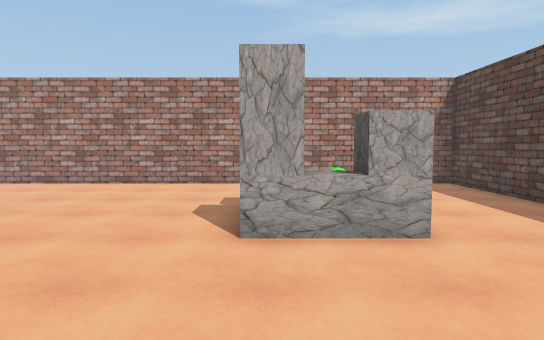
View 1 (above)

20 first-person views from a walk through a scene from a Unity 3-D project. The camera is 1.4 m above the floor, tilts 4° down and sees 75° across. The floor is counted in squares, 1 m on a side. Each view is taken from the middle of a square. On the plan, view 1 faces up. The plan holds only what a view shows up to about 15 squares ahead; the rest is blank. The player is left out.

View 2
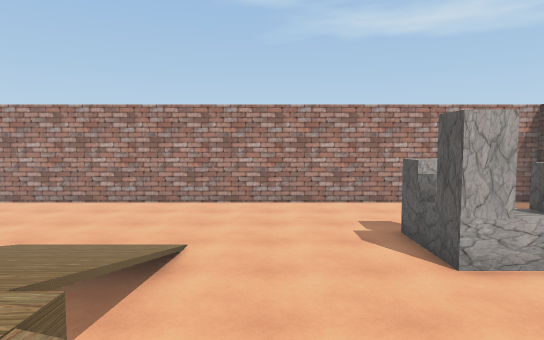

View 3
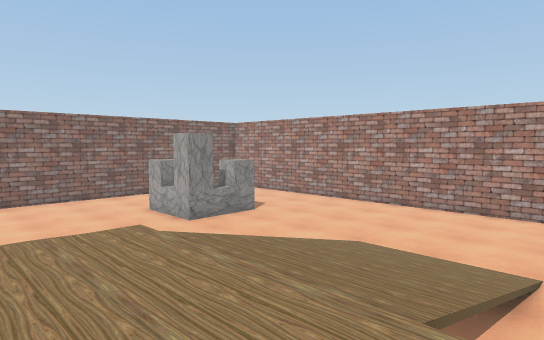

View 4
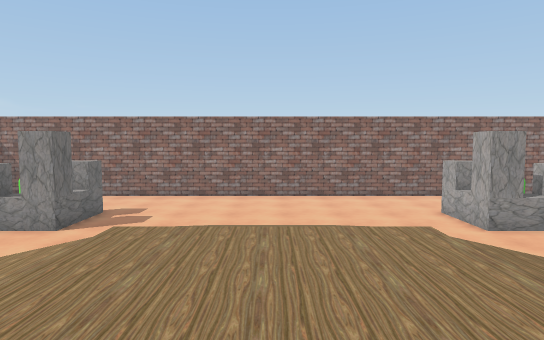

View 5
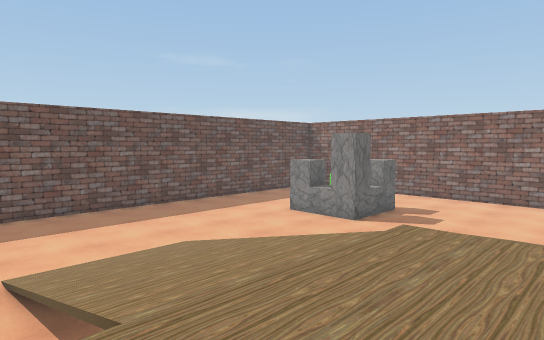

View 6
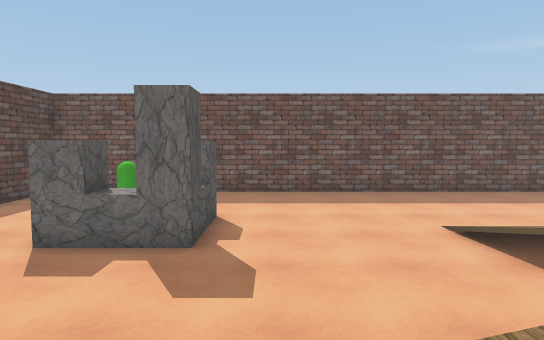

View 7
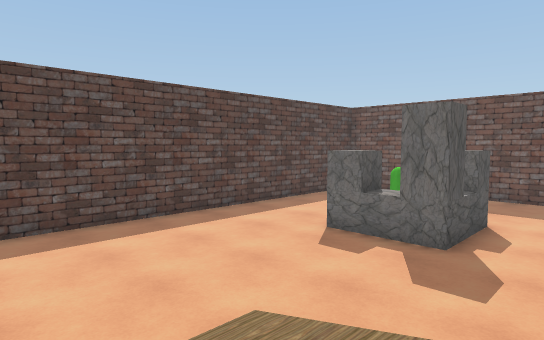

View 8
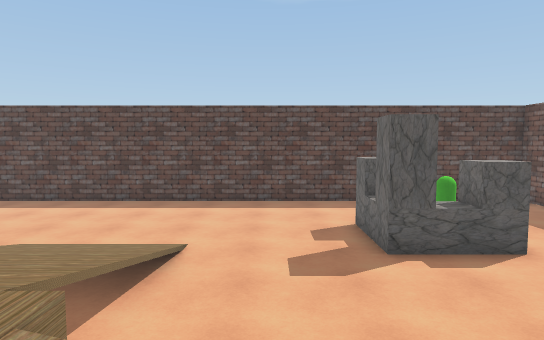

View 9
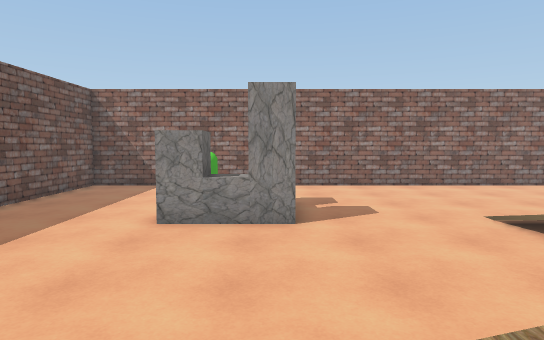

View 10
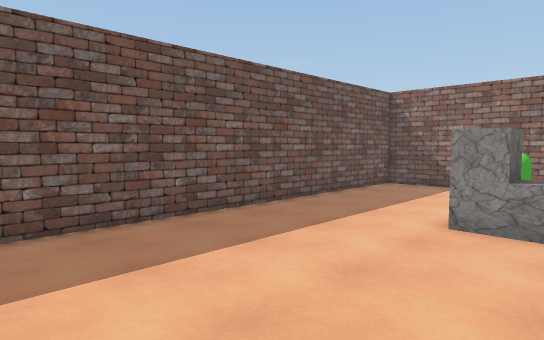

View 11
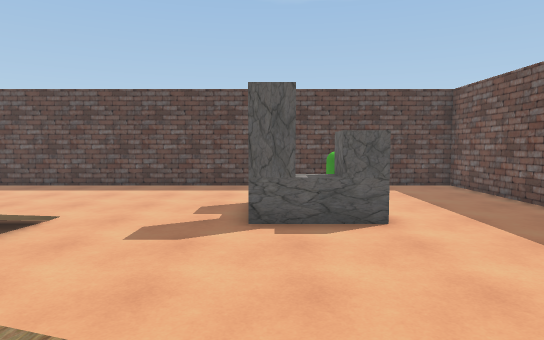

View 12
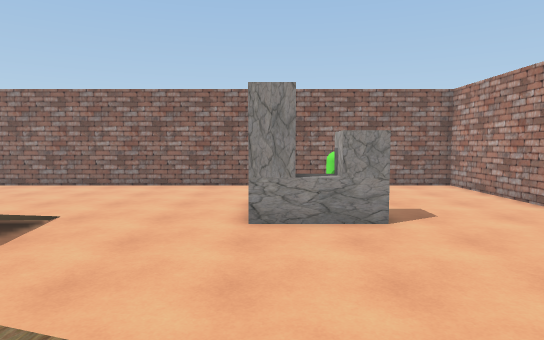

View 13
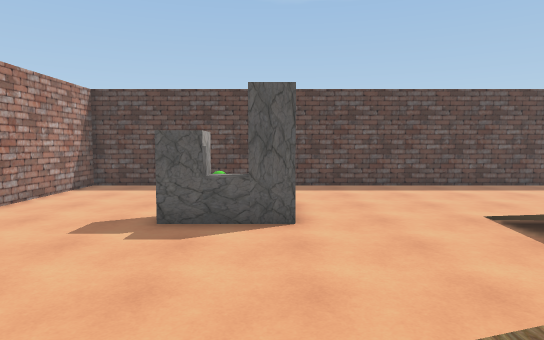

View 14
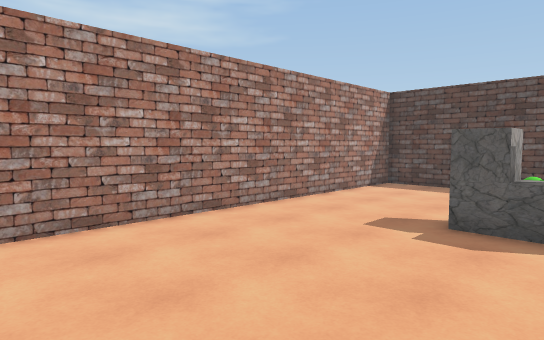

View 15
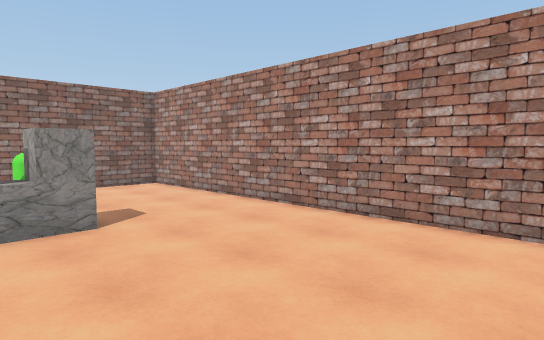

View 16
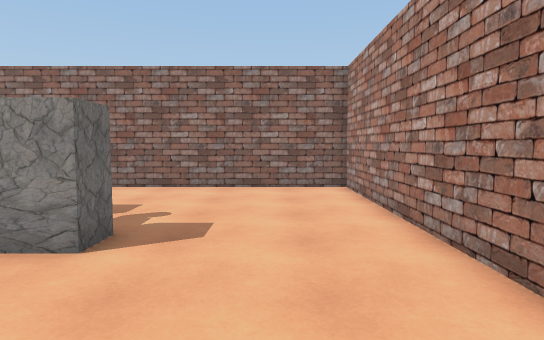

View 17
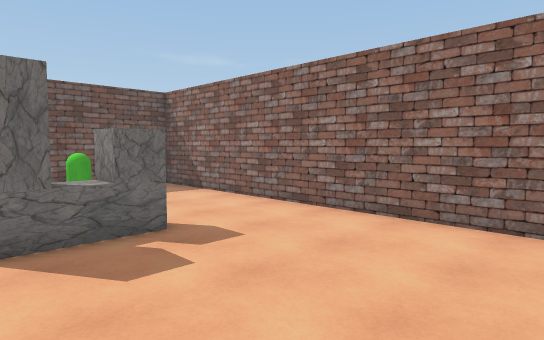

View 18
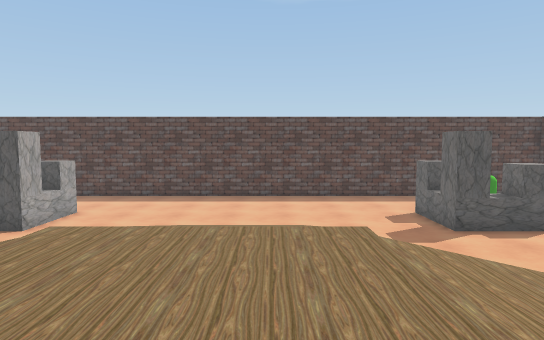

View 19
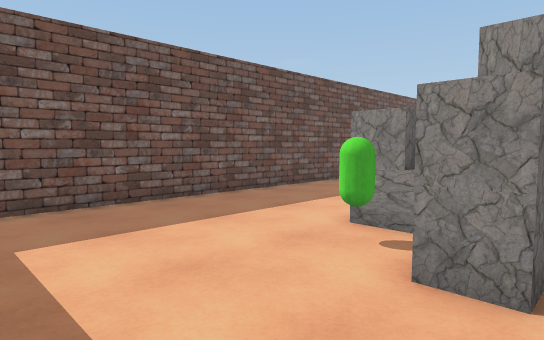

View 20
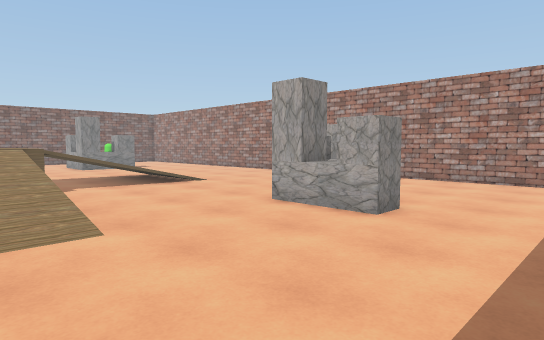

### Floor plan
Key: @ floor where view 1 was taken; # wall or solid block; x gap in a wall; . main floor; : floor 1 m higher than the main floor; + floor 1.25 m higher than the main floor; / step, stairs or slope; = window, fence, low wall or low ledge; B barrier; C green capsule; O other object.
Columns run from 23 left of view 1 to 7 right of it. Each row starts with its distance up from view 1.
 14 ###############################
 13 #.............................#
 12 #.............................#
 11 #.............................#
 10 #.............................#
  9 #.............................#
  8 #....CCB...............BO.....#
  7 #....  B...............BO.....#
  6 #....BBB...../////.....BBB....#
  5 #............/////............#
  4 #............/////............#
  3 #............/////............#
  2 #..........  /////............#
  1 #......///// ++++#./////......#
  0 #......./ // +++++:////@......#
 -1 #......./  / +++++:////.......#
 -2 #......./ ///+++++:////.......#
 -3 #......///// +++++#/////......#
 -4 #..........  ////  ...........#
 -5 #............/////............#
 -6 #............////x............#
 -7 #............////=............#
 -8 #....BBB...../////.....BBB....#
 -9 #....  B...............B......#
-10 #... CCB...............BCC....#
-11 #... .........................#
-12 #.............................#
-13 #.............................#
-14 #.............................#
-15 #.............................#
-16 ###############################

Positions as (right, up) in squares from view 1, and headings:
1: (0, 0), facing up
2: (-4, -1), facing up
3: (-5, -1), facing up-left
4: (-5, -1), facing left
5: (-5, -1), facing down-left
6: (-2, -1), facing down
7: (-3, 0), facing down-right
8: (-8, -5), facing right
9: (-8, -8), facing left
10: (-8, -8), facing down-left
11: (-8, -8), facing right
12: (-8, 6), facing left
13: (-8, 6), facing right
14: (-8, 6), facing up-right
15: (-8, 6), facing up-left
16: (-11, 11), facing left
17: (-15, -1), facing down-left
18: (-11, -2), facing right
19: (6, -7), facing down-left
20: (6, -1), facing up-left
